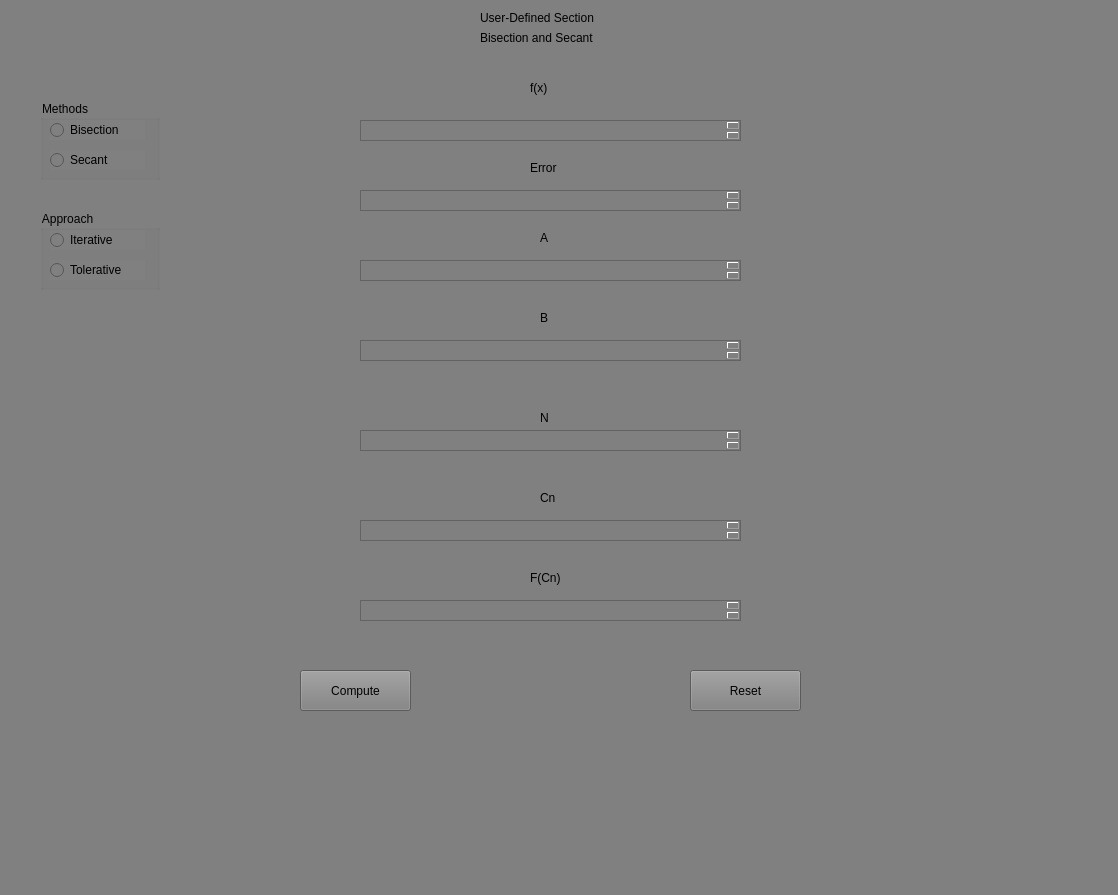
<?xml version="1.0" encoding="UTF-8"?>
<ui version="4.0">
 <class>MainWindow</class>
 <widget class="QMainWindow" name="MainWindow">
  <property name="geometry">
   <rect>
    <x>0</x>
    <y>0</y>
    <width>1118</width>
    <height>895</height>
   </rect>
  </property>
  <property name="windowTitle">
   <string>MainWindow</string>
  </property>
  <property name="styleSheet">
   <string notr="true">background-color:gray

</string>
  </property>
  <widget class="QWidget" name="centralwidget">
   <widget class="QLabel" name="userdeflbl">
    <property name="geometry">
     <rect>
      <x>480</x>
      <y>10</y>
      <width>121</width>
      <height>16</height>
     </rect>
    </property>
    <property name="text">
     <string>User-Defined Section</string>
    </property>
   </widget>
   <widget class="QLabel" name="biseclbl">
    <property name="geometry">
     <rect>
      <x>480</x>
      <y>30</y>
      <width>121</width>
      <height>16</height>
     </rect>
    </property>
    <property name="text">
     <string>Bisection and Secant</string>
    </property>
   </widget>
   <widget class="QLabel" name="fxlbl">
    <property name="geometry">
     <rect>
      <x>530</x>
      <y>80</y>
      <width>121</width>
      <height>16</height>
     </rect>
    </property>
    <property name="text">
     <string>f(x)</string>
    </property>
   </widget>
   <widget class="QLabel" name="errorlbl">
    <property name="geometry">
     <rect>
      <x>530</x>
      <y>160</y>
      <width>121</width>
      <height>16</height>
     </rect>
    </property>
    <property name="text">
     <string>Error</string>
    </property>
   </widget>
   <widget class="QTextEdit" name="errortxt">
    <property name="geometry">
     <rect>
      <x>360</x>
      <y>190</y>
      <width>381</width>
      <height>21</height>
     </rect>
    </property>
   </widget>
   <widget class="QLabel" name="albl">
    <property name="geometry">
     <rect>
      <x>540</x>
      <y>230</y>
      <width>121</width>
      <height>16</height>
     </rect>
    </property>
    <property name="text">
     <string>A</string>
    </property>
   </widget>
   <widget class="QTextEdit" name="atxt">
    <property name="geometry">
     <rect>
      <x>360</x>
      <y>260</y>
      <width>381</width>
      <height>21</height>
     </rect>
    </property>
   </widget>
   <widget class="QLabel" name="blbl">
    <property name="geometry">
     <rect>
      <x>540</x>
      <y>310</y>
      <width>121</width>
      <height>16</height>
     </rect>
    </property>
    <property name="text">
     <string>B</string>
    </property>
   </widget>
   <widget class="QTextEdit" name="btxt">
    <property name="geometry">
     <rect>
      <x>360</x>
      <y>340</y>
      <width>381</width>
      <height>21</height>
     </rect>
    </property>
   </widget>
   <widget class="QLabel" name="cnlbl">
    <property name="geometry">
     <rect>
      <x>540</x>
      <y>490</y>
      <width>121</width>
      <height>16</height>
     </rect>
    </property>
    <property name="text">
     <string>Cn</string>
    </property>
   </widget>
   <widget class="QTextEdit" name="ietxt">
    <property name="geometry">
     <rect>
      <x>360</x>
      <y>430</y>
      <width>381</width>
      <height>21</height>
     </rect>
    </property>
    <property name="readOnly">
     <bool>false</bool>
    </property>
   </widget>
   <widget class="QLabel" name="fcnlbl">
    <property name="geometry">
     <rect>
      <x>530</x>
      <y>570</y>
      <width>121</width>
      <height>16</height>
     </rect>
    </property>
    <property name="text">
     <string>F(Cn)</string>
    </property>
   </widget>
   <widget class="QTextEdit" name="cnTxt">
    <property name="geometry">
     <rect>
      <x>360</x>
      <y>520</y>
      <width>381</width>
      <height>21</height>
     </rect>
    </property>
    <property name="readOnly">
     <bool>true</bool>
    </property>
   </widget>
   <widget class="QLabel" name="nlbl">
    <property name="geometry">
     <rect>
      <x>540</x>
      <y>410</y>
      <width>121</width>
      <height>16</height>
     </rect>
    </property>
    <property name="text">
     <string>N</string>
    </property>
   </widget>
   <widget class="QTextEdit" name="fcnTxt">
    <property name="geometry">
     <rect>
      <x>360</x>
      <y>600</y>
      <width>381</width>
      <height>21</height>
     </rect>
    </property>
   </widget>
   <widget class="QPushButton" name="compbtn">
    <property name="geometry">
     <rect>
      <x>300</x>
      <y>670</y>
      <width>111</width>
      <height>41</height>
     </rect>
    </property>
    <property name="text">
     <string>Compute</string>
    </property>
   </widget>
   <widget class="QPushButton" name="resbtn">
    <property name="geometry">
     <rect>
      <x>690</x>
      <y>670</y>
      <width>111</width>
      <height>41</height>
     </rect>
    </property>
    <property name="text">
     <string>Reset</string>
    </property>
   </widget>
   <widget class="QGroupBox" name="method">
    <property name="geometry">
     <rect>
      <x>40</x>
      <y>100</y>
      <width>120</width>
      <height>80</height>
     </rect>
    </property>
    <property name="title">
     <string>Methods</string>
    </property>
    <widget class="QRadioButton" name="bisecrb">
     <property name="geometry">
      <rect>
       <x>10</x>
       <y>20</y>
       <width>95</width>
       <height>20</height>
      </rect>
     </property>
     <property name="text">
      <string>Bisection</string>
     </property>
    </widget>
    <widget class="QRadioButton" name="secrb">
     <property name="geometry">
      <rect>
       <x>10</x>
       <y>50</y>
       <width>95</width>
       <height>20</height>
      </rect>
     </property>
     <property name="text">
      <string>Secant</string>
     </property>
    </widget>
   </widget>
   <widget class="QGroupBox" name="approach">
    <property name="geometry">
     <rect>
      <x>40</x>
      <y>210</y>
      <width>120</width>
      <height>80</height>
     </rect>
    </property>
    <property name="title">
     <string>Approach</string>
    </property>
    <widget class="QRadioButton" name="iterb">
     <property name="geometry">
      <rect>
       <x>10</x>
       <y>20</y>
       <width>95</width>
       <height>20</height>
      </rect>
     </property>
     <property name="text">
      <string>Iterative</string>
     </property>
    </widget>
    <widget class="QRadioButton" name="tolrb">
     <property name="geometry">
      <rect>
       <x>10</x>
       <y>50</y>
       <width>95</width>
       <height>20</height>
      </rect>
     </property>
     <property name="text">
      <string>Tolerative</string>
     </property>
    </widget>
   </widget>
   <widget class="QTextEdit" name="functxt">
    <property name="geometry">
     <rect>
      <x>360</x>
      <y>120</y>
      <width>381</width>
      <height>21</height>
     </rect>
    </property>
   </widget>
  </widget>
  <widget class="QMenuBar" name="menubar">
   <property name="geometry">
    <rect>
     <x>0</x>
     <y>0</y>
     <width>1118</width>
     <height>26</height>
    </rect>
   </property>
  </widget>
  <widget class="QStatusBar" name="statusbar"/>
 </widget>
 <resources/>
 <connections/>
</ui>
